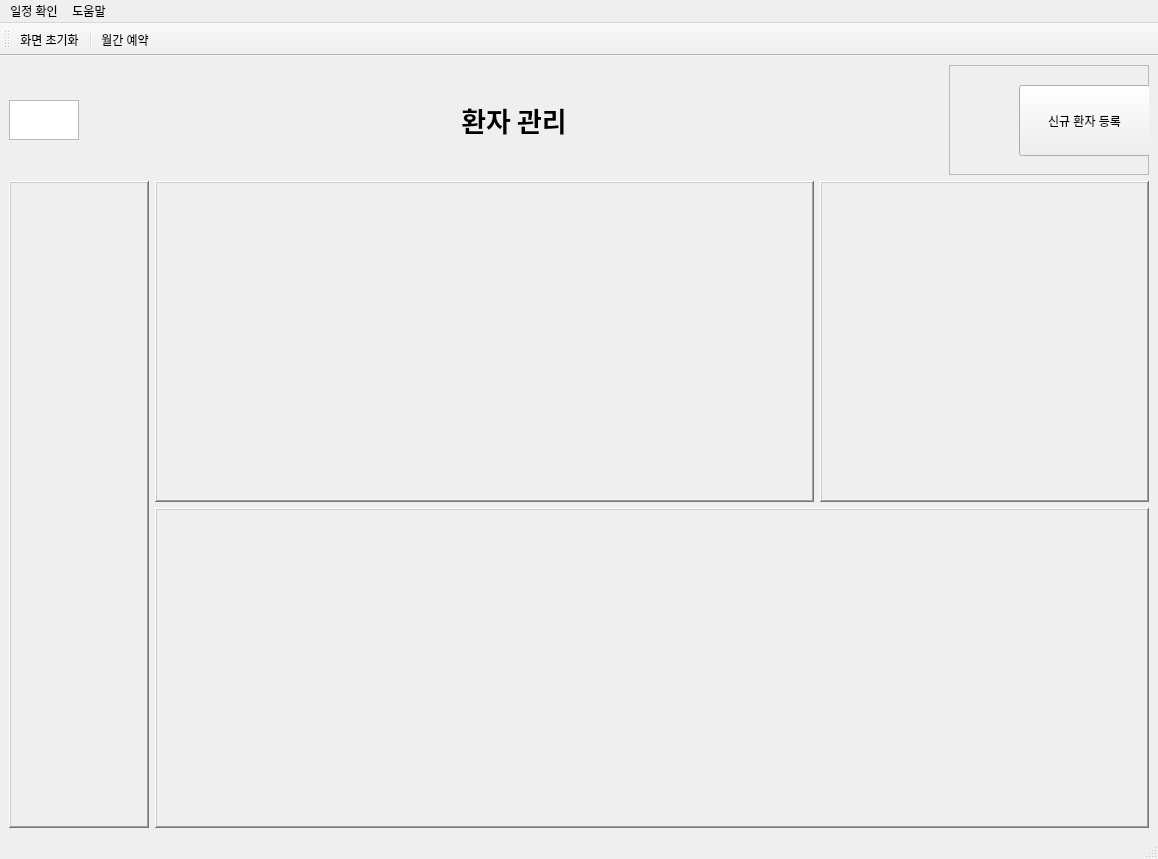
<?xml version="1.0" encoding="UTF-8"?>
<ui version="4.0">
 <class>MainWindow</class>
 <widget class="QMainWindow" name="MainWindow">
  <property name="geometry">
   <rect>
    <x>0</x>
    <y>0</y>
    <width>1158</width>
    <height>859</height>
   </rect>
  </property>
  <property name="windowTitle">
   <string>PaientManagement</string>
  </property>
  <widget class="QWidget" name="centralwidget">
   <layout class="QGridLayout" name="gridLayout">
    <item row="1" column="0">
     <layout class="QHBoxLayout" name="horizontalLayout_2">
      <item>
       <widget class="QFrame" name="patientInfoFrame">
        <property name="sizePolicy">
         <sizepolicy hsizetype="Preferred" vsizetype="Preferred">
          <horstretch>0</horstretch>
          <verstretch>0</verstretch>
         </sizepolicy>
        </property>
        <property name="minimumSize">
         <size>
          <width>140</width>
          <height>0</height>
         </size>
        </property>
        <property name="baseSize">
         <size>
          <width>140</width>
          <height>0</height>
         </size>
        </property>
        <property name="styleSheet">
         <string notr="true"/>
        </property>
        <property name="frameShape">
         <enum>QFrame::WinPanel</enum>
        </property>
        <property name="frameShadow">
         <enum>QFrame::Raised</enum>
        </property>
       </widget>
      </item>
      <item>
       <layout class="QVBoxLayout" name="verticalLayout">
        <item>
         <layout class="QHBoxLayout" name="horizontalLayout">
          <item>
           <widget class="QFrame" name="patientStatusFrame">
            <property name="sizePolicy">
             <sizepolicy hsizetype="Expanding" vsizetype="Expanding">
              <horstretch>2</horstretch>
              <verstretch>0</verstretch>
             </sizepolicy>
            </property>
            <property name="minimumSize">
             <size>
              <width>230</width>
              <height>0</height>
             </size>
            </property>
            <property name="baseSize">
             <size>
              <width>230</width>
              <height>0</height>
             </size>
            </property>
            <property name="frameShape">
             <enum>QFrame::WinPanel</enum>
            </property>
            <property name="frameShadow">
             <enum>QFrame::Raised</enum>
            </property>
           </widget>
          </item>
          <item>
           <widget class="QFrame" name="medicalRecordFrame">
            <property name="sizePolicy">
             <sizepolicy hsizetype="Minimum" vsizetype="Expanding">
              <horstretch>1</horstretch>
              <verstretch>0</verstretch>
             </sizepolicy>
            </property>
            <property name="minimumSize">
             <size>
              <width>100</width>
              <height>0</height>
             </size>
            </property>
            <property name="baseSize">
             <size>
              <width>110</width>
              <height>0</height>
             </size>
            </property>
            <property name="frameShape">
             <enum>QFrame::WinPanel</enum>
            </property>
            <property name="frameShadow">
             <enum>QFrame::Raised</enum>
            </property>
           </widget>
          </item>
         </layout>
        </item>
        <item>
         <widget class="QFrame" name="imageFrame">
          <property name="sizePolicy">
           <sizepolicy hsizetype="Expanding" vsizetype="Expanding">
            <horstretch>0</horstretch>
            <verstretch>0</verstretch>
           </sizepolicy>
          </property>
          <property name="minimumSize">
           <size>
            <width>330</width>
            <height>0</height>
           </size>
          </property>
          <property name="baseSize">
           <size>
            <width>340</width>
            <height>0</height>
           </size>
          </property>
          <property name="frameShape">
           <enum>QFrame::WinPanel</enum>
          </property>
          <property name="frameShadow">
           <enum>QFrame::Raised</enum>
          </property>
         </widget>
        </item>
       </layout>
      </item>
     </layout>
    </item>
    <item row="0" column="0">
     <layout class="QHBoxLayout" name="horizontalLayout_4">
      <item>
       <widget class="QTextEdit" name="textEdit">
        <property name="enabled">
         <bool>true</bool>
        </property>
        <property name="sizePolicy">
         <sizepolicy hsizetype="Fixed" vsizetype="Fixed">
          <horstretch>0</horstretch>
          <verstretch>0</verstretch>
         </sizepolicy>
        </property>
        <property name="minimumSize">
         <size>
          <width>70</width>
          <height>40</height>
         </size>
        </property>
        <property name="maximumSize">
         <size>
          <width>70</width>
          <height>40</height>
         </size>
        </property>
        <property name="baseSize">
         <size>
          <width>70</width>
          <height>40</height>
         </size>
        </property>
       </widget>
      </item>
      <item>
       <layout class="QHBoxLayout" name="horizontalLayout_3">
        <item>
         <spacer name="horizontalSpacer">
          <property name="orientation">
           <enum>Qt::Horizontal</enum>
          </property>
          <property name="sizeHint" stdset="0">
           <size>
            <width>130</width>
            <height>20</height>
           </size>
          </property>
         </spacer>
        </item>
        <item>
         <widget class="QLabel" name="label">
          <property name="sizePolicy">
           <sizepolicy hsizetype="Fixed" vsizetype="Fixed">
            <horstretch>2</horstretch>
            <verstretch>0</verstretch>
           </sizepolicy>
          </property>
          <property name="minimumSize">
           <size>
            <width>240</width>
            <height>30</height>
           </size>
          </property>
          <property name="maximumSize">
           <size>
            <width>240</width>
            <height>30</height>
           </size>
          </property>
          <property name="baseSize">
           <size>
            <width>240</width>
            <height>30</height>
           </size>
          </property>
          <property name="font">
           <font>
            <family>맑은 고딕</family>
            <pointsize>20</pointsize>
            <bold>true</bold>
           </font>
          </property>
          <property name="text">
           <string>환자 관리</string>
          </property>
          <property name="alignment">
           <set>Qt::AlignCenter</set>
          </property>
         </widget>
        </item>
        <item>
         <spacer name="horizontalSpacer_2">
          <property name="orientation">
           <enum>Qt::Horizontal</enum>
          </property>
          <property name="sizeHint" stdset="0">
           <size>
            <width>40</width>
            <height>20</height>
           </size>
          </property>
         </spacer>
        </item>
       </layout>
      </item>
      <item>
       <widget class="QFrame" name="enrollFrame">
        <property name="sizePolicy">
         <sizepolicy hsizetype="Minimum" vsizetype="Minimum">
          <horstretch>0</horstretch>
          <verstretch>0</verstretch>
         </sizepolicy>
        </property>
        <property name="minimumSize">
         <size>
          <width>200</width>
          <height>110</height>
         </size>
        </property>
        <property name="maximumSize">
         <size>
          <width>200</width>
          <height>110</height>
         </size>
        </property>
        <property name="baseSize">
         <size>
          <width>200</width>
          <height>110</height>
         </size>
        </property>
        <property name="frameShape">
         <enum>QFrame::StyledPanel</enum>
        </property>
        <property name="frameShadow">
         <enum>QFrame::Raised</enum>
        </property>
        <widget class="QPushButton" name="enrollButton">
         <property name="geometry">
          <rect>
           <x>70</x>
           <y>20</y>
           <width>131</width>
           <height>71</height>
          </rect>
         </property>
         <property name="text">
          <string>신규 환자 등록</string>
         </property>
        </widget>
       </widget>
      </item>
     </layout>
    </item>
   </layout>
  </widget>
  <widget class="QStatusBar" name="statusbar"/>
  <widget class="QToolBar" name="toolBar">
   <property name="windowTitle">
    <string>toolBar</string>
   </property>
   <attribute name="toolBarArea">
    <enum>TopToolBarArea</enum>
   </attribute>
   <attribute name="toolBarBreak">
    <bool>false</bool>
   </attribute>
   <addaction name="actionInitialize"/>
   <addaction name="separator"/>
   <addaction name="actionMonthlyReservation"/>
  </widget>
  <widget class="QMenuBar" name="menubar">
   <property name="geometry">
    <rect>
     <x>0</x>
     <y>0</y>
     <width>1158</width>
     <height>26</height>
    </rect>
   </property>
   <widget class="QMenu" name="menu_2">
    <property name="title">
     <string>일정 확인</string>
    </property>
    <addaction name="action_2"/>
   </widget>
   <widget class="QMenu" name="menu_3">
    <property name="title">
     <string>도움말</string>
    </property>
    <addaction name="action_1"/>
   </widget>
   <addaction name="menu_2"/>
   <addaction name="menu_3"/>
  </widget>
  <action name="action">
   <property name="text">
    <string>화면 초기화</string>
   </property>
  </action>
  <action name="action_2">
   <property name="text">
    <string>월간 일정</string>
   </property>
   <property name="font">
    <font/>
   </property>
  </action>
  <action name="action_1">
   <property name="text">
    <string>도움말</string>
   </property>
  </action>
  <action name="actionInitialize">
   <property name="text">
    <string>화면 초기화</string>
   </property>
  </action>
  <action name="actionMonthlyReservation">
   <property name="text">
    <string>월간 예약</string>
   </property>
  </action>
 </widget>
 <resources/>
 <connections/>
</ui>
